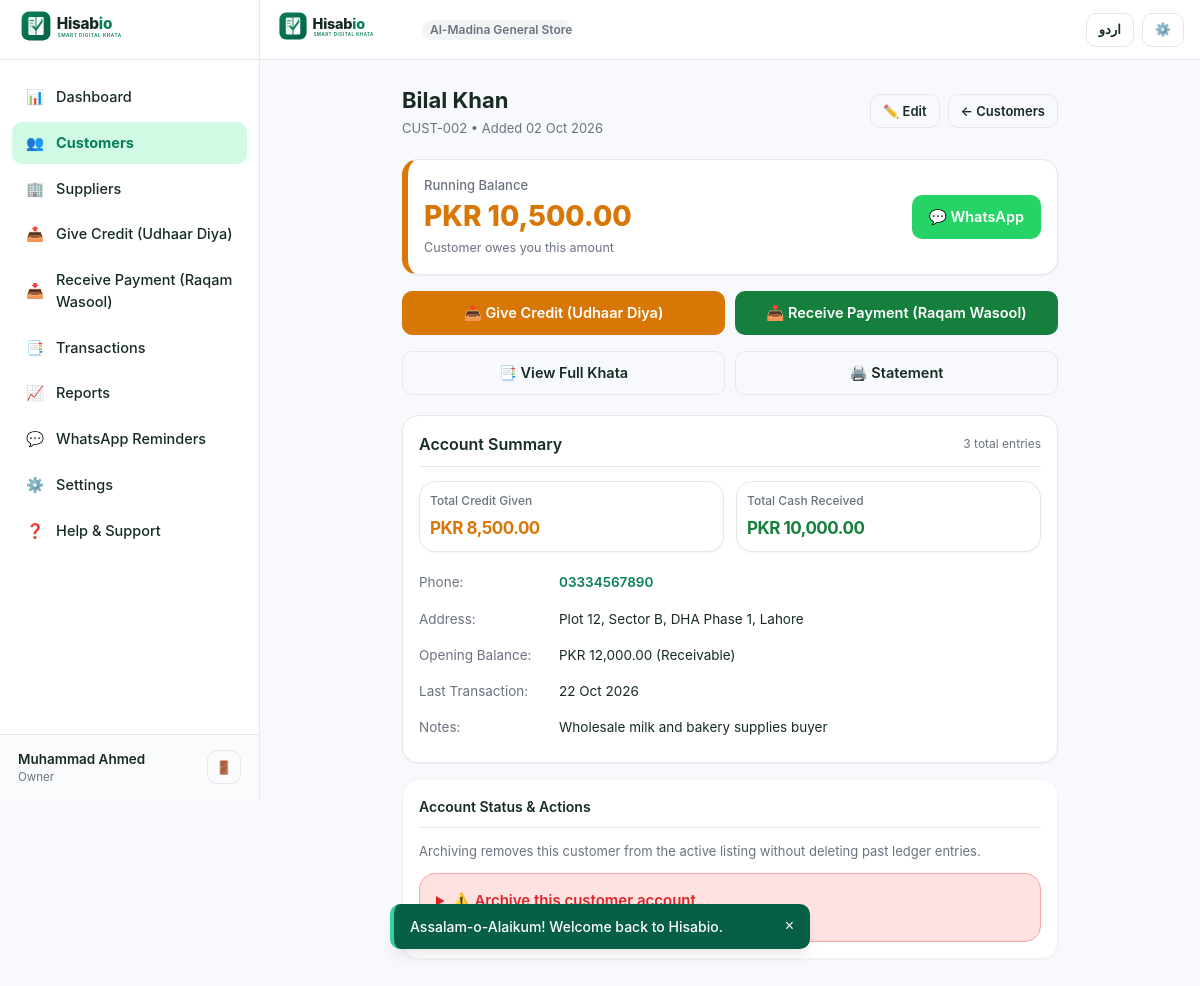
The page /customer-profile.php?id=2 (signed in) on the database its author committed.
### tables this page shows
CREATE TABLE `users` (
  `id` INT UNSIGNED AUTO_INCREMENT PRIMARY KEY,
  `full_name` VARCHAR(150) NOT NULL,
  `email` VARCHAR(191) NULL,
  `mobile` VARCHAR(25) NOT NULL,
  `password_hash` VARCHAR(255) NOT NULL,
  `status` ENUM('active', 'inactive', 'suspended') DEFAULT 'active',
  `created_at` DATETIME NOT NULL DEFAULT CURRENT_TIMESTAMP,
  `updated_at` DATETIME NOT NULL DEFAULT CURRENT_TIMESTAMP ON UPDATE CURRENT_TIMESTAMP,
  UNIQUE KEY `idx_users_mobile` (`mobile`),
  KEY `idx_users_email` (`email`)
);

CREATE TABLE `roles` (
  `id` INT UNSIGNED AUTO_INCREMENT PRIMARY KEY,
  `business_id` INT UNSIGNED NOT NULL,
  `role_name` VARCHAR(100) NOT NULL,
  `permissions` JSON NULL,
  `created_at` DATETIME NOT NULL DEFAULT CURRENT_TIMESTAMP,
  CONSTRAINT `fk_roles_business` FOREIGN KEY (`business_id`) REFERENCES `businesses` (`id`) ON DELETE CASCADE
);

CREATE TABLE `businesses` (
  `id` INT UNSIGNED AUTO_INCREMENT PRIMARY KEY,
  `business_name` VARCHAR(200) NOT NULL,
  `business_code` VARCHAR(50) NOT NULL UNIQUE,
  `owner_user_id` INT UNSIGNED NOT NULL,
  `business_category` VARCHAR(100) DEFAULT 'General Store',
  `logo` VARCHAR(255) NULL,
  `currency` VARCHAR(10) DEFAULT 'PKR',
  `country` VARCHAR(50) DEFAULT 'Pakistan',
  `city` VARCHAR(100) DEFAULT 'Lahore',
  `address` TEXT NULL,
  `phone` VARCHAR(25) NULL,
  `receipt_footer` TEXT NULL,
  `timezone` VARCHAR(50) DEFAULT 'Asia/Karachi',
  `language` VARCHAR(10) DEFAULT 'en',
  `status` ENUM('active', 'inactive') DEFAULT 'active',
  `created_at` DATETIME NOT NULL DEFAULT CURRENT_TIMESTAMP,
  `updated_at` DATETIME NOT NULL DEFAULT CURRENT_TIMESTAMP ON UPDATE CURRENT_TIMESTAMP,
  CONSTRAINT `fk_businesses_owner` FOREIGN KEY (`owner_user_id`) REFERENCES `users` (`id`) ON DELETE CASCADE
);

CREATE TABLE `accounts` (
  `id` INT UNSIGNED AUTO_INCREMENT PRIMARY KEY,
  `business_id` INT UNSIGNED NOT NULL,
  `account_type` ENUM('customer', 'supplier') NOT NULL,
  `customer_id` INT UNSIGNED NULL,
  `supplier_id` INT UNSIGNED NULL,
  `opening_balance` DECIMAL(18,2) NOT NULL DEFAULT 0.00,
  `opening_balance_direction` ENUM('receivable', 'payable', 'zero') NOT NULL DEFAULT 'zero',
  `created_at` DATETIME NOT NULL DEFAULT CURRENT_TIMESTAMP,
  UNIQUE KEY `idx_acc_customer` (`business_id`, `customer_id`),
  UNIQUE KEY `idx_acc_supplier` (`business_id`, `supplier_id`),
  CONSTRAINT `fk_acc_business` FOREIGN KEY (`business_id`) REFERENCES `businesses` (`id`) ON DELETE CASCADE,
  CONSTRAINT `fk_acc_customer` FOREIGN KEY (`customer_id`) REFERENCES `customers` (`id`) ON DELETE CASCADE,
  CONSTRAINT `fk_acc_supplier` FOREIGN KEY (`supplier_id`) REFERENCES `suppliers` (`id`) ON DELETE CASCADE
);

CREATE TABLE `customers` (
  `id` INT UNSIGNED AUTO_INCREMENT PRIMARY KEY,
  `business_id` INT UNSIGNED NOT NULL,
  `customer_code` VARCHAR(50) NOT NULL,
  `name` VARCHAR(150) NOT NULL,
  `mobile` VARCHAR(25) NOT NULL,
  `alternate_mobile` VARCHAR(25) NULL,
  `address` TEXT NULL,
  `notes` TEXT NULL,
  `status` ENUM('active', 'archived') DEFAULT 'active',
  `created_by` INT UNSIGNED NULL,
  `created_at` DATETIME NOT NULL DEFAULT CURRENT_TIMESTAMP,
  `updated_at` DATETIME NOT NULL DEFAULT CURRENT_TIMESTAMP ON UPDATE CURRENT_TIMESTAMP,
  `archived_at` DATETIME NULL,
  UNIQUE KEY `idx_cust_code_bus` (`business_id`, `customer_code`),
  KEY `idx_cust_mobile_bus` (`business_id`, `mobile`),
  KEY `idx_cust_name_bus` (`business_id`, `name`),
  CONSTRAINT `fk_customers_business` FOREIGN KEY (`business_id`) REFERENCES `businesses` (`id`) ON DELETE CASCADE
);

### customer-profile.php (the view, shortened to what the rows shown need)
<?php
require_once __DIR__ . '/includes/auth.php';
require_once __DIR__ . '/includes/functions.php';
$biz = current_business();
$biz_id = (int)$biz['id'];
$customer_id = (int)($_GET['id'] ?? 0);
$pdo = get_db();
$stmt = $pdo->prepare("
    SELECT c.*, a.id AS account_id, a.opening_balance, a.opening_balance_direction
    FROM customers c
    JOIN accounts a ON a.customer_id = c.id
    WHERE c.id = ? AND c.business_id = ?
");
$stmt->execute([$customer_id, $biz_id]);
$customer = $stmt->fetch();
include __DIR__ . '/includes/header.php';
?>
<div class="page-container" style="max-width: 720px;">
  <div class="page-header">
    <div>
      <h1 class="page-title">
        <?= htmlspecialchars($customer['name']) ?>
      </h1>
      <p class="page-subtitle">
        <?= htmlspecialchars($customer['customer_code']) ?> • Added <?= format_date($customer['created_at']) ?>
      </p>
    </div>
  </div>
  <div class="card">
    <div class="card-header">
      <h2 class="card-title">Account Summary</h2>
    </div>
    <table style="width: 100%; border-collapse: collapse; font-size: 13.5px;">
      <tr>
        <td style="padding: 8px 0; font-weight: 600;"><a href="tel:<?= htmlspecialchars($customer['mobile']) ?>"><?= htmlspecialchars($customer['mobile']) ?></a></td>
      </tr>
      <tr>
        <td style="padding: 8px 0; color: var(--text-muted);">Address:</td>
        <td style="padding: 8px 0;"><?= htmlspecialchars($customer['address'] ?: 'Not provided') ?></td>
      </tr>
      <tr>
        <td style="padding: 8px 0; color: var(--text-muted);">Opening Balance:</td>
        <td style="padding: 8px 0;"><?= format_currency($customer['opening_balance']) ?> (<?= ucfirst($customer['opening_balance_direction']) ?>)</td>
      </tr>
      <?php if (!empty($customer['notes'])): ?>
        <tr>
          <td style="padding: 8px 0; color: var(--text-muted);">Notes:</td>
          <td style="padding: 8px 0;"><?= htmlspecialchars($customer['notes']) ?></td>
        </tr>
      <?php endif; ?>
    </table>
  </div>
</div>
<?php include __DIR__ . '/includes/footer.php'; ?>

### includes/header.php (shortened to what the rows shown need)
<?php
require_once __DIR__ . '/auth.php';
require_once __DIR__ . '/lang.php';
require_once __DIR__ . '/functions.php';
$current_user = current_user();
$current_business = current_business();
$is_rtl = is_rtl();
$lang = get_current_lang();
?>
<!DOCTYPE html>
<html lang="<?= $lang ?>" dir="<?= $is_rtl ? 'rtl' : 'ltr' ?>">
<head>
  <link rel="stylesheet" href="<?= BASE_URL ?>assets/css/style.css?v=<?= APP_VERSION ?>">
  <link rel="stylesheet" href="<?= BASE_URL ?>assets/css/responsive.css?v=<?= APP_VERSION ?>">
  <link rel="stylesheet" href="<?= BASE_URL ?>assets/css/animations.css?v=<?= APP_VERSION ?>">
  <link rel="stylesheet" href="<?= BASE_URL ?>assets/css/print.css?v=<?= APP_VERSION ?>" media="print">
</head>
<body class="page-enter">
  <div class="app-layout">
    <?php if (is_logged_in()): ?>
      <?php include __DIR__ . '/sidebar.php'; ?>
    <?php endif; ?>
    <main class="main-content">
      <header class="app-header no-print">
        <div class="header-brand">
          <a href="<?= is_logged_in() ? BASE_URL . 'dashboard.php' : BASE_URL . 'login.php' ?>" class="d-flex align-items-center">
            <img src="<?= BASE_URL ?>assets/images/logo.svg" alt="Hisabio Logo">
          </a>
          <?php if ($current_business): ?>
            <span class="badge badge-neutral" style="max-width: 150px; overflow: hidden; text-overflow: ellipsis; white-space: nowrap;">
              <?= htmlspecialchars($current_business['business_name']) ?>
            </span>
          <?php endif; ?>
        </div>
      </header>

### includes/sidebar.php
<?php
$current_page = basename($_SERVER['PHP_SELF'] ?? '');
?>
<aside class="app-sidebar no-print">
  <div class="sidebar-header">
    <a href="<?= BASE_URL ?>dashboard.php">
      <img src="<?= BASE_URL ?>assets/images/logo.svg" alt="Hisabio">
    </a>
  </div>
  <nav class="sidebar-nav">
    <a href="<?= BASE_URL ?>dashboard.php" class="sidebar-link <?= $current_page === 'dashboard.php' ? 'active' : '' ?>">
      <span>📊</span>
      <span><?= __('dashboard') ?></span>
    </a>
    <a href="<?= BASE_URL ?>customers.php" class="sidebar-link <?= in_array($current_page, ['customers.php', 'customer-add.php', 'customer-edit.php', 'customer-profile.php', 'customer-ledger.php', 'customer-statement.php'], true) ? 'active' : '' ?>">
      <span>👥</span>
      <span><?= __('customers') ?></span>
    </a>
    <a href="<?= BASE_URL ?>suppliers.php" class="sidebar-link <?= in_array($current_page, ['suppliers.php', 'supplier-add.php', 'supplier-edit.php', 'supplier-profile.php', 'supplier-ledger.php', 'supplier-statement.php'], true) ? 'active' : '' ?>">
      <span>🏢</span>
      <span><?= __('suppliers') ?></span>
    </a>
    <a href="<?= BASE_URL ?>give-credit.php" class="sidebar-link <?= $current_page === 'give-credit.php' ? 'active' : '' ?>">
      <span>📤</span>
      <span><?= __('give_credit') ?></span>
    </a>
    <a href="<?= BASE_URL ?>receive-payment.php" class="sidebar-link <?= $current_page === 'receive-payment.php' ? 'active' : '' ?>">
      <span>📥</span>
      <span><?= __('receive_payment') ?></span>
    </a>
    <a href="<?= BASE_URL ?>transactions.php" class="sidebar-link <?= in_array($current_page, ['transactions.php', 'transaction-details.php', 'transaction-reverse.php'], true) ? 'active' : '' ?>">
      <span>📑</span>
      <span><?= __('transactions') ?></span>
    </a>
    <a href="<?= BASE_URL ?>reports.php" class="sidebar-link <?= $current_page === 'reports.php' ? 'active' : '' ?>">
      <span>📈</span>
      <span><?= __('reports') ?></span>
    </a>
    <a href="<?= BASE_URL ?>reminders.php" class="sidebar-link <?= $current_page === 'reminders.php' ? 'active' : '' ?>">
      <span>💬</span>
      <span><?= __('reminders') ?></span>
    </a>
    <a href="<?= BASE_URL ?>settings.php" class="sidebar-link <?= in_array($current_page, ['settings.php', 'appearance.php', 'security.php', 'backup.php', 'users.php', 'roles.php'], true) ? 'active' : '' ?>">
      <span>⚙️</span>
      <span><?= __('settings') ?></span>
    </a>
    <a href="<?= BASE_URL ?>help.php" class="sidebar-link <?= $current_page === 'help.php' ? 'active' : '' ?>">
      <span>❓</span>
      <span><?= __('help_support') ?></span>
    </a>
  </nav>
  <div class="sidebar-footer">
    <div class="business-pill">
      <span class="business-pill-name"><?= htmlspecialchars($current_user['full_name'] ?? 'User') ?></span>
      <span class="business-pill-role"><?= htmlspecialchars($current_business['role_name'] ?? 'Owner') ?></span>
    </div>
    <a href="<?= BASE_URL ?>logout.php" class="btn btn-outline btn-sm" title="<?= __('logout') ?>" style="padding: 4px 8px;">
      🚪
    </a>
  </div>
</aside>

### rows shown on the page
users: full_name "Muhammad Ahmed"
roles: role_name "Owner", business.business_name "Al-Madina General S…"
accounts: customer.name "Bilal Khan", customer.customer_code "CUST-002", customer.created_at "02 Oct 2026", customer.mobile "03334567890", customer.address "Plot 12, Sector B, DHA Phase 1, Lahore", opening_balance "PKR 12,000.00", opening_balance_direction "Receivable", customer.notes "Wholesale milk and bakery supplies buyer"

### other values the page prints
__('dashboard') "Dashboard"
__('customers') "Customers"
__('suppliers') "Suppliers"
__('give_credit') "Give Credit (Udhaar Diya)"
__('receive_payment') "Receive Payment (Raqam Wasool)"
__('transactions') "Transactions"
__('reports') "Reports"
__('reminders') "WhatsApp Reminders"
__('settings') "Settings"
__('help_support') "Help & Support"
__('edit') "Edit"
__('running_balance') "Running Balance"
format_currency($balance) "PKR 10,500.00"
$stats['total_txs'] "3"
format_currency($stats['total_credit_given']) "PKR 8,500.00"
